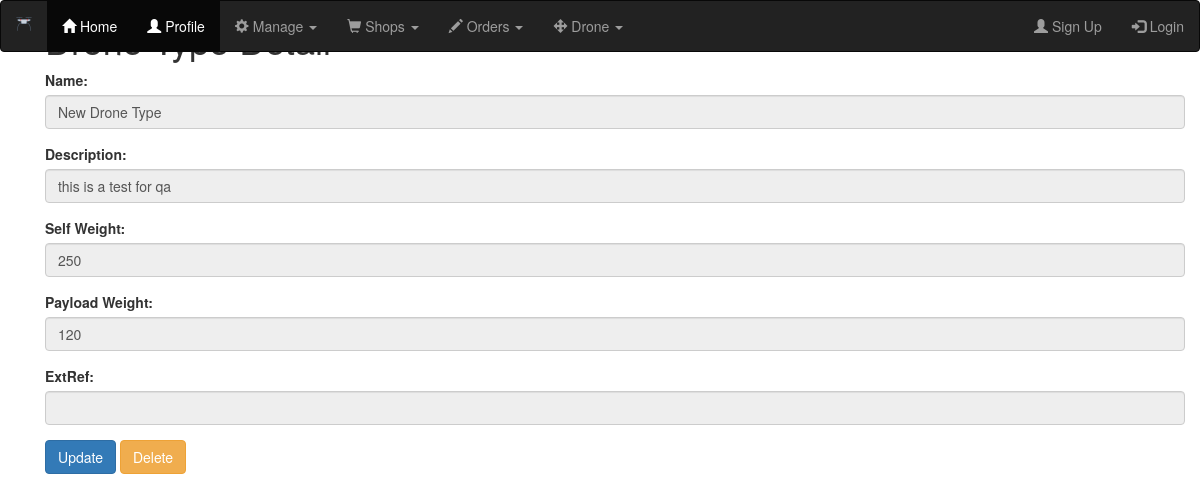
The app's page /drones/drone_type/1/detail with its own data.
### drones/models.py (models this page shows, shortened)
class DroneType(models.Model):
    name = models.CharField(max_length=25)
    description = models.CharField(max_length=50)
    self_weight = models.IntegerField()
    payload_weight = models.IntegerField()
    external_reference = models.CharField(max_length=25,blank=True)

### drones/views.py (the view)
# urls.py: path('drone_type/<int:id>/detail',DroneTypeDetailView.as_view(),name='drone_type_detail'),
class DroneTypeDetailView(DetailView):
    template_name = 'drones/dronetype_detail.html'
    model=DroneType
    context_object_name = 'drone'
    def get_object(self):
        id_ = self.kwargs.get("id")
        return get_object_or_404(DroneType,id=id_)

### drones/templates/drones/dronetype_detail.html (shortened to what this page needs)
<!DOCTYPE html>
{% extends "base.html" %}
{% load crispy_forms_tags %}
{% block content %}
<div class="container">
  <a href="{% url 'drones:drone_type_list' %}" style="align:right; float: right;">Drone Type List</a>
  <h1>Drone Type Detail</h1>
  <form method="POST">
    <div class="form-group">
        <label for="name">Name:</label>
        <input type="text" class="form-control" id="name" value='{{ drone.name }}' disabled>
    </div>
    <div class="form-group">
        <label for="description">Description:</label>
        <input type="text" class="form-control" id="description" value="{{ drone.description }}" disabled>
    </div>
    <div class="form-group">
        <label for="self_weight">Self Weight:</label>
        <input type="text" class="form-control" id="self_weight" value="{{ drone.self_weight }}" disabled>
    </div>
    <div class="form-group">
        <label for="payload">Payload Weight:</label>
        <input type="text" class="form-control" id="payload" value="{{ drone.payload_weight }}" disabled>
    </div>
    <div class="form-group">
        <label for="extref">ExtRef:</label>
        <input type="text" class="form-control" id="extref" value="{{ drone.external_reference }}" disabled>
    </div>
    <a href="{% url 'drones:drone_type_update' drone.id %}"><button type="button" class="btn btn-primary">Update</button></a>
    <a href="{% url 'drones:drone_type_delete' drone.id %}"><button type="button" class="btn btn-warning">Delete</button></a>
  </form>
</div>
{% endblock %}

### records on screen
DroneType: name "New Drone Type", description "this is a test for qa", self_weight "250", payload_weight "120"
